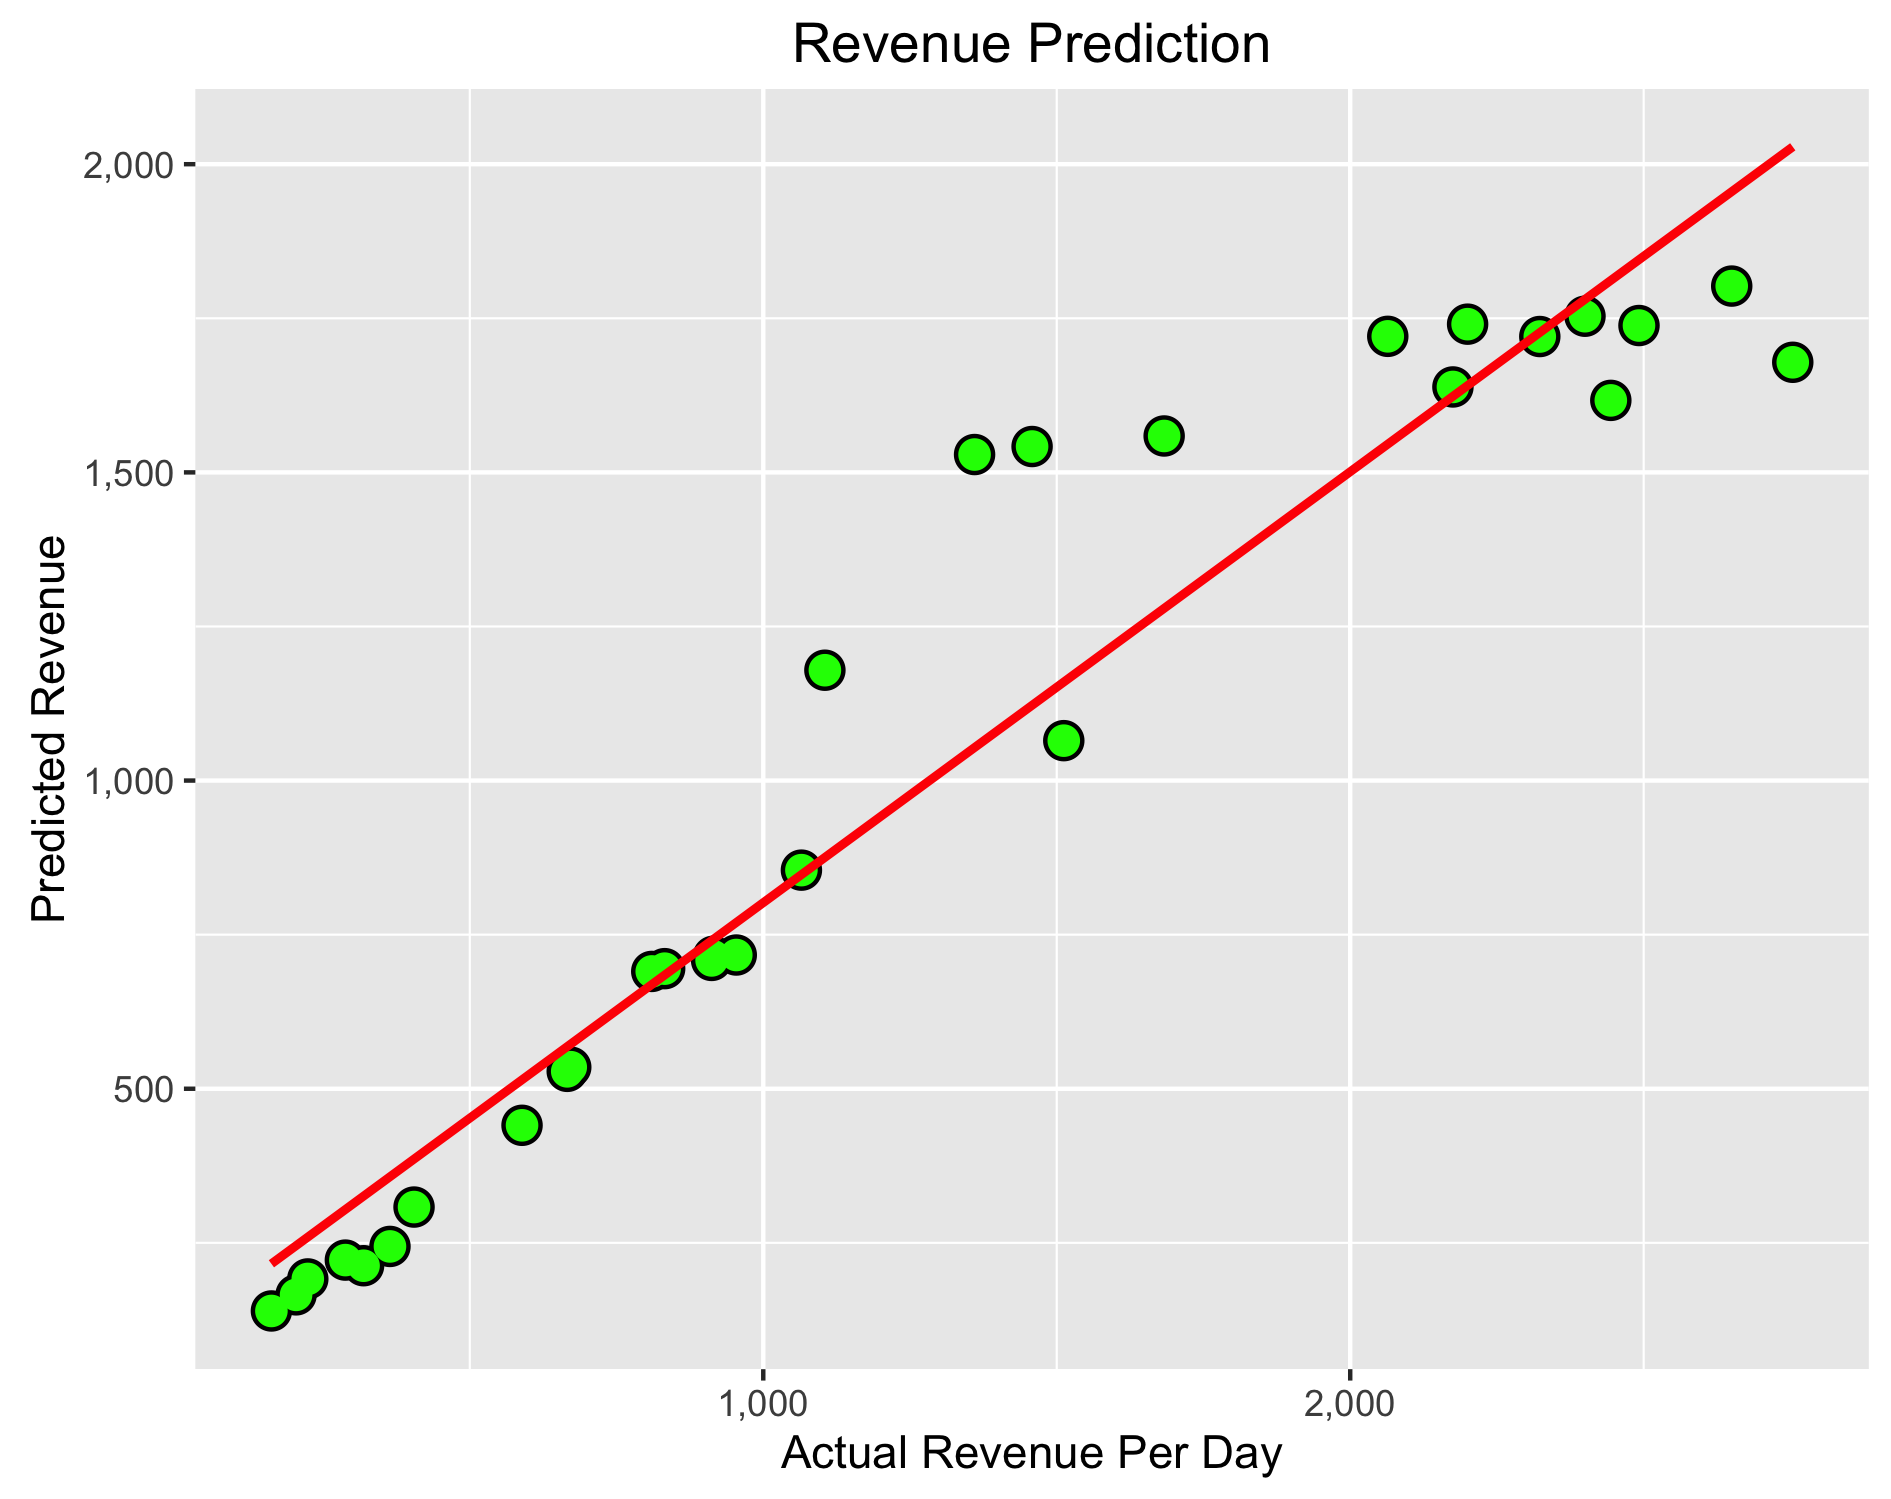

This chart was generated by the following R code:
############ Voyager Media Pred Model #############

data <- read.csv("prediction_sample_data-2.csv", skip = 1)

library(dplyr); library(stats); library(caret); library("foreign")
library(forecast); library(ggplot2); library(scales)

data <- data[1:105, ]
data$RPV <- as.numeric(data$RPV)
data$Visitors <- as.numeric(data$Visitors)
data$Revenue.3 <- as.numeric(data$Revenue.3)
data <- mutate(data, RPD = Visitors * RPV)
#data <- ts(data)

train <- data[31:105, ]
test <- data[1:30,]

#train <- ts(train)
#test <- ts(test)

rf.fit <- train(RPD ~., method = "rf", data = train)
pred.rf <- predict(rf.fit, test)

rftest <- as.data.frame(pred.rf)
test <- as.data.frame(test)
rfrslt <- cbind(test, rftest)

write.csv(rfrslt, file = "VMREVPRED.csv")

prf <- ggplot(rfrslt, aes(RPD, pred.rf)) + geom_point(fill = "green", size = 4)
prf <- prf + geom_point(color = "green", size = 3) 
prf <- prf + scale_x_continuous(labels = comma) + scale_y_continuous(labels = comma)
prf <- prf + labs(title = "Revenue Prediction", x = "Actual Revenue Per Day", y = "Predicted Revenue")
prf <- prf +  geom_smooth(method = lm , color = "red", se = FALSE)
prf 
ggsave(file = "VMREVPRED.png")

anofit <- aov(rfrslt$RPD ~ rfrslt$pred.rf)

sum.ano <- summary(anofit)
sum.ano

corpred <- cor.test(rfrslt$RPD, rfrslt$pred.rf, method = "pearson")
corpred

R2 <- corpred$cor ^ 2
